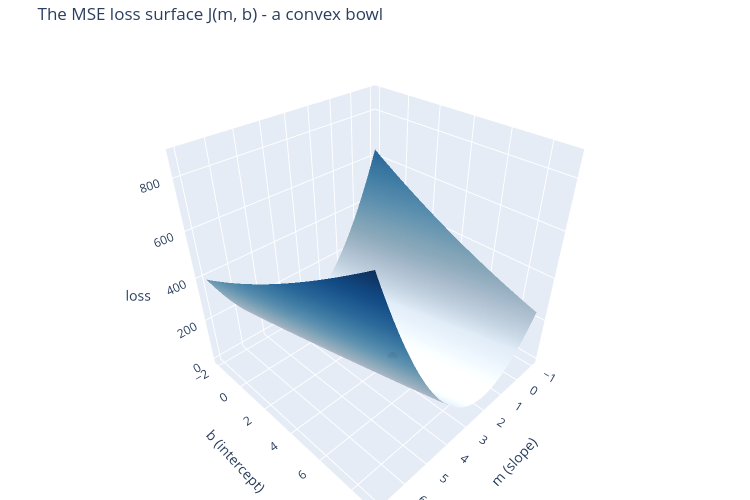

This figure's notebook cell:
### Markdown cell above
## 1. The Loss Surface We're Descending

$J(m, b) = \frac{1}{n}\sum_i (mx_i + b - y_i)^2$ is a function of two numbers, so we can draw
it directly as a 3D surface - a **convex bowl**, guaranteed to have exactly one minimum since
MSE is a quadratic form. Gradient descent is nothing more than standing somewhere on this
bowl and repeatedly taking a step downhill.

### Code cell
m_grid = np.linspace(-1, 7, 80)
b_grid = np.linspace(-2, 9, 80)
MM, BB = np.meshgrid(m_grid, b_grid)
Z = np.array([[loss(MM[i, j], BB[i, j]) for j in range(MM.shape[1])] for i in range(MM.shape[0])])
x_line = np.array([x.min(), x.max()])

fig_surface = go.Figure(data=[
    go.Surface(x=m_grid, y=b_grid, z=Z, colorscale="Blues", showscale=False, opacity=0.95)
])
fig_surface.add_trace(go.Scatter3d(
    x=[m_star], y=[b_star], z=[opt_loss], mode="markers",
    marker=dict(color=RED, size=6), name="minimum",
))
fig_surface.update_layout(
    title="The MSE loss surface J(m, b) - a convex bowl",
    height=500, width=750,
    scene=dict(xaxis_title="m (slope)", yaxis_title="b (intercept)", zaxis_title="loss"),
    margin=dict(l=0, r=0, t=40, b=0),
)
fig_surface.show()

### Figure 1 — Plotly figure (JSON) as saved in the notebook; plotly's stock layout.template omitted (floating-point values rounded to 4 significant figures; data arrays with more than 128 entries replaced by an {"elided": "..."} marker saying what was removed)
{"data": [{"colorscale": [[0.0, "rgb(247,251,255)"], [0.125, "rgb(222,235,247)"], [0.25, "rgb(198,219,239)"], [0.375, "rgb(158,202,225)"], [0.5, "rgb(107,174,214)"], [0.625, "rgb(66,146,198)"], [0.75, "rgb(33,113,181)"], [0.875, "rgb(8,81,156)"], [1.0, "rgb(8,48,107)"]], "opacity": 0.95, "showscale": false, "type": "surface", "x": [-1.0, -0.8987, -0.7975, -0.6962, -0.5949, -0.4937, -0.3924, -0.2911, -0.1899, -0.08861, 0.01266, 0.1139, 0.2152, 0.3165, 0.4177, 0.519, 0.6203, 0.7215, 0.8228, 0.9241, 1.025, 1.127, 1.228, 1.329, 1.43, 1.532, 1.633, 1.734, 1.835, 1.937, 2.038, 2.139, 2.241, 2.342, 2.443, 2.544, 2.646, 2.747, 2.848, 2.949, 3.051, 3.152, 3.253, 3.354, 3.456, 3.557, 3.658, 3.759, 3.861, 3.962, 4.063, 4.165, 4.266, 4.367, 4.468, 4.57, 4.671, 4.772, 4.873, 4.975, 5.076, 5.177, 5.278, 5.38, 5.481, 5.582, 5.684, 5.785, 5.886, 5.987, 6.089, 6.19, 6.291, 6.392, 6.494, 6.595, 6.696, 6.797, 6.899, 7.0], "y": [-2.0, -1.861, -1.722, -1.582, -1.443, -1.304, -1.165, -1.025, -0.8861, -0.7468, -0.6076, -0.4684, -0.3291, -0.1899, -0.05063, 0.08861, 0.2278, 0.3671, 0.5063, 0.6456, 0.7848, 0.9241, 1.063, 1.203, 1.342, 1.481, 1.62, 1.759, 1.899, 2.038, 2.177, 2.316, 2.456, 2.595, 2.734, 2.873, 3.013, 3.152, 3.291, 3.43, 3.57, 3.709, 3.848, 3.987, 4.127, 4.266, 4.405, 4.544, 4.684, 4.823, 4.962, 5.101, 5.241, 5.38, 5.519, 5.658, 5.797, 5.937, 6.076, 6.215, 6.354, 6.494, 6.633, 6.772, 6.911, 7.051, 7.19, 7.329, 7.468, 7.608, 7.747, 7.886, 8.025, 8.165, 8.304, 8.443, 8.582, 8.722, 8.861, 9.0], "z": {"elided": "80x80 float values"}}, {"marker": {"color": "#C44E52", "size": 6}, "mode": "markers", "name": "minimum", "type": "scatter3d", "x": [2.515], "y": [4.092], "z": [3.292]}], "layout": {"height": 500, "margin": {"b": 0, "l": 0, "r": 0, "t": 40}, "scene": {"xaxis": {"title": {"text": "m (slope)"}}, "yaxis": {"title": {"text": "b (intercept)"}}, "zaxis": {"title": {"text": "loss"}}}, "title": {"text": "The MSE loss surface J(m, b) - a convex bowl"}, "width": 750}}
